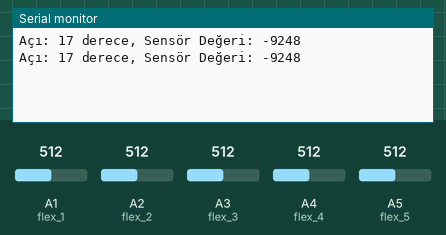
Simulated run of this sketch. Board: Arduino Uno, built with avr-gcc and run on an emulated ATmega328P. On the bench: the last lines printed to the serial monitor. Inputs (shaded band) come from the test bench; at power-on: A3 (flex_3) = 512, A1 (flex_1) = 512, A2 (flex_2) = 512, A4 (flex_4) = 512, A5 (flex_5) = 512. No radio packets arrive unless stated.

Above: at 1.8 s.
1.9 s: A3 (flex_3) set to 716
At 2.8 s:
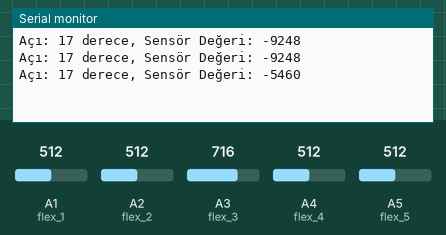
3.4 s: A3 (flex_3) set to 992
At 4.5 s:
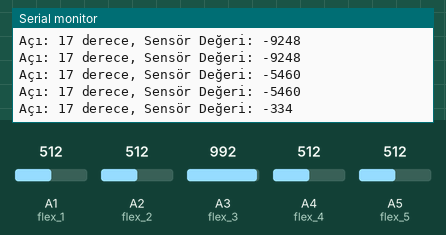
Timing chart, 0 to 6.4 s (numbered marks = the images above; inputs shaded):
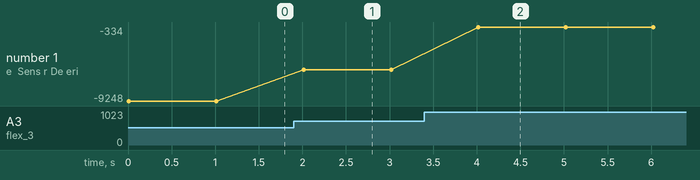

Measured:
- after the input at 1.9 s, the serial monitor: prints a new line after 0.11 s (image 1)
- after the input at 3.4 s, the serial monitor: prints a new line after 0.62 s (image 2)
- plotted number 1: -9248 → -5460 after the input at 1.9 s, -5460 → -334 after the input at 3.4 s

The sketch:

Eldiven_Kodu.ino
```cpp
#include <SPI.h>
#include <nRF24L01.h>
#include <RF24.h>
RF24 radio(9, 10); // CE, CSN
const byte address[6] = "00001";     //Byte of array representing the address. This is the address where we will send the data. This should be same on the receiving side.
int button_pin = 2;
boolean button_state = 0;

int msg[5]; //Total number of data to be sent (data package)

//define the flex sensor input pins
int flex_5 = A5;//SERCE
int flex_4 = A4;//yüzük
int flex_3 = A3;//BAS
int flex_2 = A2;//işaret
int flex_1 = A1;//ORTA

//define variables for flex sensor values
int flex_5_val;
int flex_4_val;
int flex_3_val;
int flex_2_val;
int flex_1_val;


void setup() {
  Serial.begin(9600);
pinMode(button_pin, INPUT);
radio.begin();                  //Starting the Wireless communication
radio.openWritingPipe(address); //Setting the address where we will send the data
radio.setPALevel(RF24_PA_MIN);  //You can set it as minimum or maximum depending on the distance between the transmitter and receiver.
radio.stopListening();          //This sets the module as transmitter
}
void loop()
{
  flex_5_val = analogRead(flex_5);
  flex_5_val = map(flex_5_val, 590, 700, 0, 110);

  flex_4_val = analogRead(flex_4);
  flex_4_val = map(flex_4_val, 630, 770, 116, 0);

  flex_3_val = analogRead(flex_3);
  flex_3_val = map(flex_3_val, 1010, 1017, 0, 130);

  flex_2_val = analogRead(flex_2);
  flex_2_val = map(flex_2_val, 670, 820, 0, 105);

  flex_1_val = analogRead(flex_1);
  flex_1_val = map(flex_1_val, 1010, 1015, 180 ,0);//orta parmak

  msg[0] = flex_5_val;
  msg[1] = flex_4_val;
  msg[2] = flex_3_val;
  msg[3] = flex_2_val;
  msg[4] = flex_1_val;
  radio.write(msg, sizeof(msg));

/*
button_state = digitalRead(button_pin);
if(button_state == HIGH)
{
const char text[] = "gonderildi";
radio.write(&text, sizeof(text));                  //Sending the message to receiver
}
else
{
const char text[] = "Your Button State is LOW";
radio.write(&text, sizeof(text));                  //Sending the message to receiver
}
radio.write(&button_state, sizeof(button_state));  //Sending the message to receiver

*/
 //int flex_1_val = analogRead(flexPin); // Flex sensöründen okunan değer


  // Açıyı ve sensör değerini seri monitöre yazdır
  Serial.print("Açı: ");
  Serial.print(flex_3);
  Serial.print(" derece, Sensör Değeri: ");
  Serial.println(flex_3_val);

  delay(1000); // 0.5 saniye bekleme

}
```
